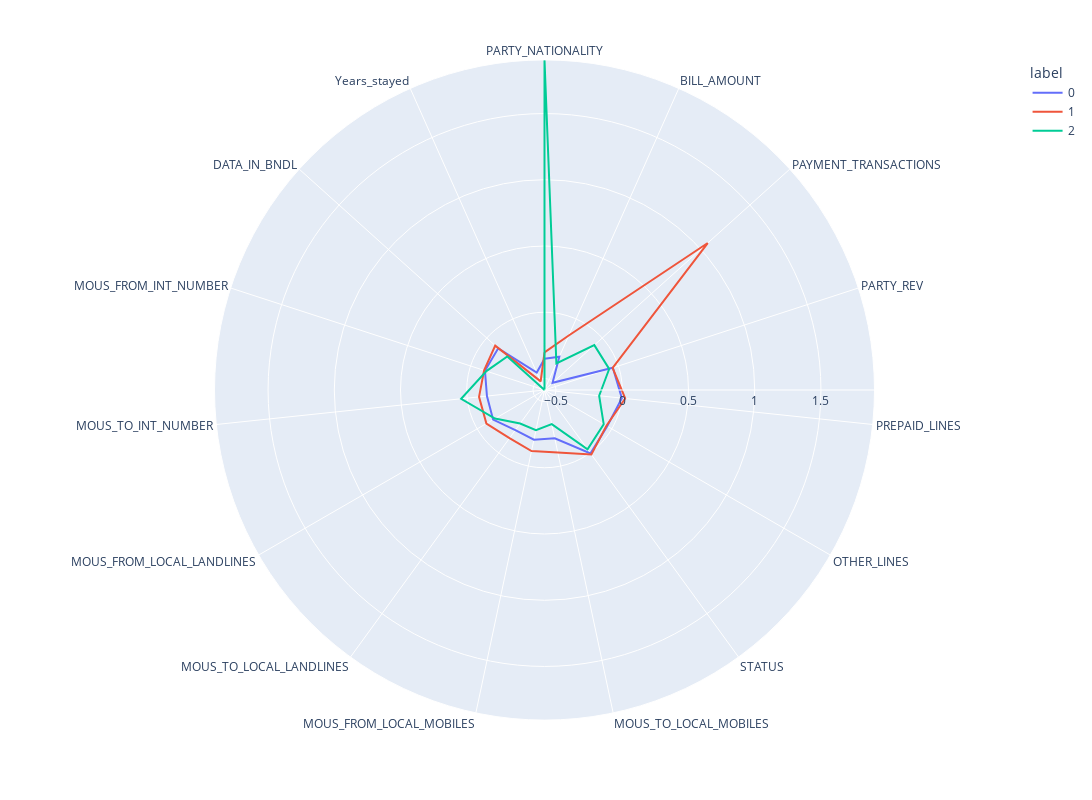

Notebook code for this chart:
### Code cell
#Only ones
kmeans = KMeans(
        n_clusters=3, 
        init="k-means++",
        n_init=10,
        tol=1e-04, 
        random_state=42
    )
kmeans.fit(x_train)
clusters=pd.DataFrame(x_train)
clusters['label']=kmeans.labels_
polar=clusters.groupby("label").mean().reset_index()
polar=pd.melt(polar,id_vars=["label"])
fig4 = px.line_polar(polar, r="value", theta="variable", color="label", line_close=True,height=800,width=1400)
fig4.show()

### Figure 1 — Plotly figure (JSON) as saved in the notebook; plotly's stock layout.template omitted (floating-point values rounded to 4 significant figures)
{"data": [{"hovertemplate": "label=0<br>value=%{r}<br>variable=%{theta}<extra></extra>", "legendgroup": "0", "line": {"color": "#636efa", "dash": "solid"}, "marker": {"symbol": "circle"}, "mode": "lines", "name": "0", "r": [-0.3516, -0.3123, -0.5053, -0.04473, 0.000268, -0.04079, 0.004354, -0.2149, -0.203, -0.2127, -0.1393, -0.1501, -0.1143, -0.1169, -0.4432, -0.3516], "showlegend": true, "subplot": "polar", "theta": ["PARTY_NATIONALITY", "BILL_AMOUNT", "PAYMENT_TRANSACTIONS", "PARTY_REV", "PREPAID_LINES", "OTHER_LINES", "STATUS", "MOUS_TO_LOCAL_MOBILES", "MOUS_FROM_LOCAL_MOBILES", "MOUS_TO_LOCAL_LANDLINES", "MOUS_FROM_LOCAL_LANDLINES", "MOUS_TO_INT_NUMBER", "MOUS_FROM_INT_NUMBER", "DATA_IN_BNDL", "Years_stayed", "PARTY_NATIONALITY"], "type": "scatterpolar"}, {"hovertemplate": "label=1<br>value=%{r}<br>variable=%{theta}<extra></extra>", "legendgroup": "1", "line": {"color": "#EF553B", "dash": "solid"}, "marker": {"symbol": "circle"}, "mode": "lines", "name": "1", "r": [-0.3026, -0.1371, 1.071, -0.04625, 0.02548, -0.0471, 0.01485, -0.1043, -0.1155, -0.1374, -0.08049, -0.09013, -0.1078, -0.08633, -0.5159, -0.3026], "showlegend": true, "subplot": "polar", "theta": ["PARTY_NATIONALITY", "BILL_AMOUNT", "PAYMENT_TRANSACTIONS", "PARTY_REV", "PREPAID_LINES", "OTHER_LINES", "STATUS", "MOUS_TO_LOCAL_MOBILES", "MOUS_FROM_LOCAL_MOBILES", "MOUS_TO_LOCAL_LANDLINES", "MOUS_FROM_LOCAL_LANDLINES", "MOUS_TO_INT_NUMBER", "MOUS_FROM_INT_NUMBER", "DATA_IN_BNDL", "Years_stayed", "PARTY_NATIONALITY"], "type": "scatterpolar"}, {"hovertemplate": "label=2<br>value=%{r}<br>variable=%{theta}<extra></extra>", "legendgroup": "2", "line": {"color": "#00cc96", "dash": "solid"}, "marker": {"symbol": "circle"}, "mode": "lines", "name": "2", "r": [1.904, -0.3666, -0.08093, -0.07355, -0.1722, -0.07101, -0.03398, -0.3237, -0.2764, -0.2741, -0.1553, 0.04583, -0.126, -0.2093, -0.5871, 1.904], "showlegend": true, "subplot": "polar", "theta": ["PARTY_NATIONALITY", "BILL_AMOUNT", "PAYMENT_TRANSACTIONS", "PARTY_REV", "PREPAID_LINES", "OTHER_LINES", "STATUS", "MOUS_TO_LOCAL_MOBILES", "MOUS_FROM_LOCAL_MOBILES", "MOUS_TO_LOCAL_LANDLINES", "MOUS_FROM_LOCAL_LANDLINES", "MOUS_TO_INT_NUMBER", "MOUS_FROM_INT_NUMBER", "DATA_IN_BNDL", "Years_stayed", "PARTY_NATIONALITY"], "type": "scatterpolar"}], "layout": {"height": 800, "legend": {"title": {"text": "label"}, "tracegroupgap": 0}, "margin": {"t": 60}, "polar": {"angularaxis": {"direction": "clockwise", "rotation": 90}, "domain": {"x": [0, 1], "y": [0, 1]}}, "width": 1400}}
